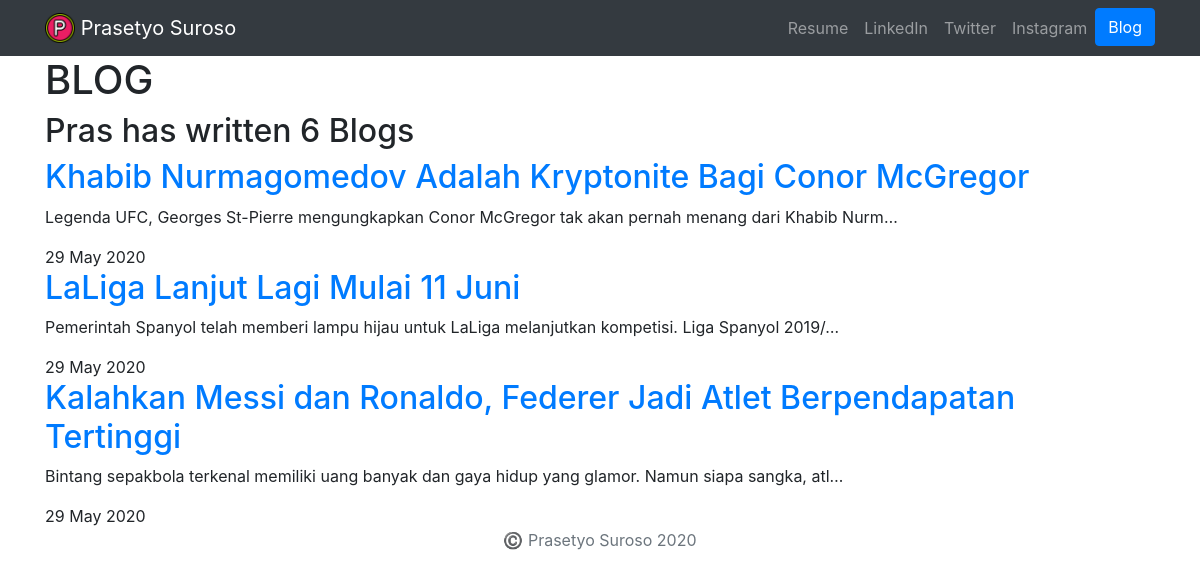
Screenshot of /blog/ with the database file from the repository.
### blog/models.py (models this page shows, shortened)
class Blog(models.Model):
    title       = models.CharField(max_length=200)
    description = models.TextField()
    date        = models.DateField()

### blog/views.py (the view)
# urls.py: path('', views.all_blogs, name='all_blogs'),
def all_blogs(request):
    blog_count = Blog.objects.count
    blogs = Blog.objects.order_by('-date')[:3]
    return render(request, 'blog/all_blogs.html',{'blogs':blogs, 'blog_count': blog_count})

### blog/templates/blog/all_blogs.html
{% extends 'portfolio/base.html' %}
{% block content %}
<h1>BLOG</h1>
<h2>Pras has written {{  blog_count }} Blog{{ blog_count|pluralize }}</h2>
{% for blog in blogs %}
<a href="{% url 'blog:detail' blog.id %}"><h2>{{ blog.title }}</h2></a>
<p>{{ blog.description|truncatechars:100 }}</p>
{{ blog.date|date:'d M Y' }}
{% endfor %}
{% endblock %}

### rows the page displays
Blog: title "Khabib Nurmagomedov Adalah Kryptonite Bagi Conor McGregor", description "Legenda UFC, Georges St-Pierre mengungkapkan Conor McGregor tak akan pernah menang dari Khabib Nurm…", date "29 May 2020"
Blog: title "LaLiga Lanjut Lagi Mulai 11 Juni", description "Pemerintah Spanyol telah memberi lampu hijau untuk LaLiga melanjutkan kompetisi. Liga Spanyol 2019/…", date "29 May 2020"
Blog: title "Kalahkan Messi dan Ronaldo, Federer Jadi Atlet Berpendapatan Tertinggi", description "Bintang sepakbola terkenal memiliki uang banyak dan gaya hidup yang glamor. Namun siapa sangka, atl…", date "29 May 2020"

### other values shown
{{ blog_count }} "6"
